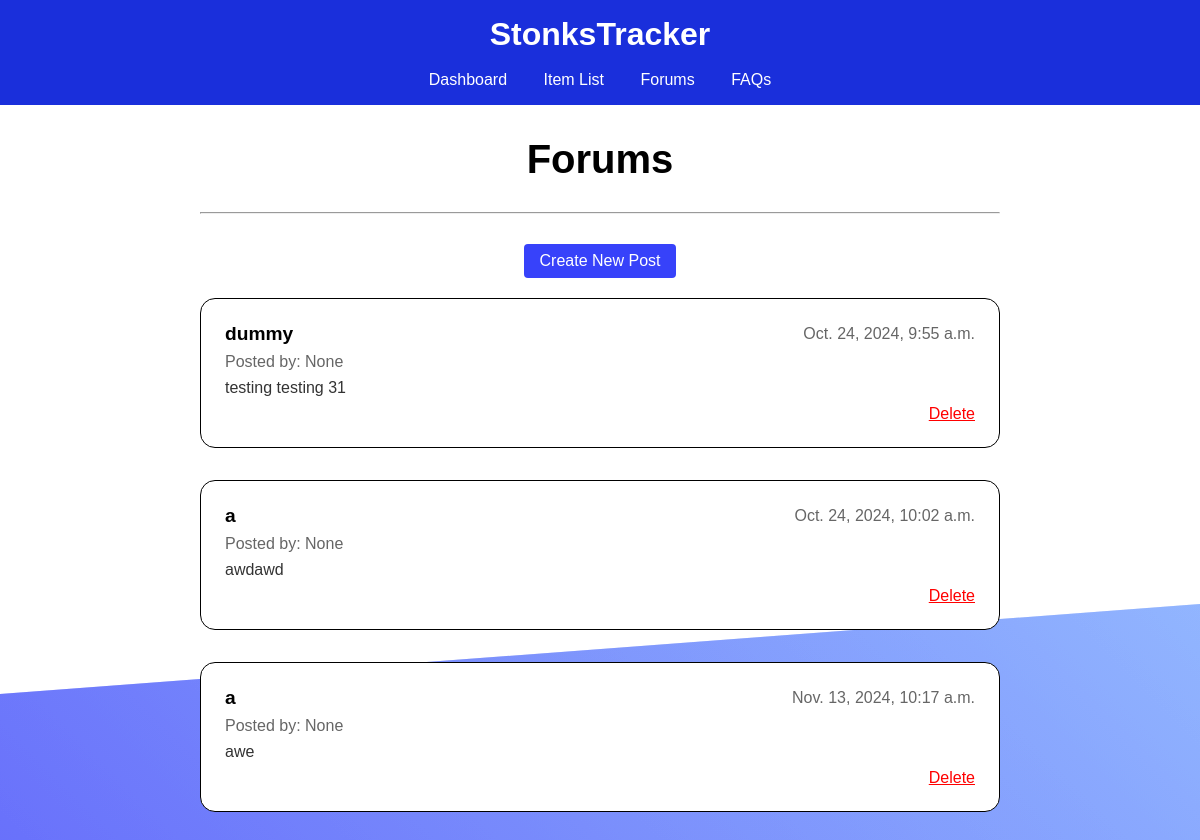
Page /forums/ on the committed database.
### tracker/models.py (models this page shows, shortened)
class Forums(models.Model):
    title = models.CharField(max_length=255)
    content = models.TextField()
    dateCreated = models.DateTimeField(auto_now_add=True)
    lastEdited = models.DateTimeField(auto_now=True)
    user = models.ForeignKey(User, on_delete=models.CASCADE, null=True, blank=True)  # Allow null and blank

### tracker/views.py (the view)
# urls.py: path('forums/', views.forum, name='forums'),
def forum(request):
    forums = Forums.objects.all()
    return render(request, 'forums.html', {'forums': forums})

### tracker/templates/forums.html (shortened to what this page needs)
{% extends 'index.html' %}
{% load static %}
{% block content %}
<link rel="stylesheet" href="{% static 'css/forum.css' %}">
<div class="forums-container">
    <h1 class="forums-title">Forums</h1>
    <hr style="margin-top: 30px; margin-bottom: 30px;">
    <center><a href="{% url 'create_post' %}" class="create-post">Create New Post</a></center>
    <div class="forum-posts">
        {% for forum in forums %}
        <div class="forum-post">
            <div class="post-header">
                <span class="post-title">{{ forum.title }}</span>
                <span class="post-date">{{ forum.dateCreated }}</span>
            </div>
            <div class="post-author">Posted by: {{ forum.user }}</div>
            <div class="post-content">{{ forum.content }}</div>
            <a href="{% url 'delete_post' forum.id %}" class="delete-post">Delete</a>
        </div>
        {% endfor %}
    </div>
</div>
    {% endblock %}

### tracker/static/css/style.css (style rules this page uses)
body { font-family: Arial, sans-serif; margin: 0; padding: 0; }

### tracker/static/css/forum.css (style rules this page uses)
:root { --primary-color: #3742fa; --text-color: #2f3542; }
.forums-container { max-width: 800px; margin: 2rem auto; padding: 0 1rem; }
.forums-title { display: flex; align-content: center; justify-content: center; font-size: 2.5rem; margin-bottom: 1rem; }
.create-post { display: inline-block; background-color: var(--primary-color); color: white; text-decoration: none; padding: 0.5rem 1rem; border-radius: 4px; font-size: 1rem; margin-bottom: 20px; }
.forum-posts { display: grid; grid-template-columns: repeat(1, 1fr); grid-gap: 2rem; }
.forum-post { background-color: white; padding: 1.5rem; border-radius: 15px; border: 1px solid black; }
.post-header { display: flex; justify-content: space-between; align-items: center; margin-bottom: 0.5rem; }
.post-title { font-size: 1.2rem; font-weight: bold; }
.post-date { color: #666; }
.post-author { color: #666; margin-bottom: 0.5rem; }
.post-content { color: #333; }
.delete-post { display: block; color: red; text-align: right; margin-top: 0.5rem; }

### rows in the picture
Forums: title "dummy", dateCreated "Oct. 24, 2024, 9:55 a.m.", user "None", content "testing testing 31"
Forums: title "a", dateCreated "Oct. 24, 2024, 10:02 a.m.", user "None", content "awdawd"
Forums: title "a", dateCreated "Nov. 13, 2024, 10:17 a.m.", user "None", content "awe"
